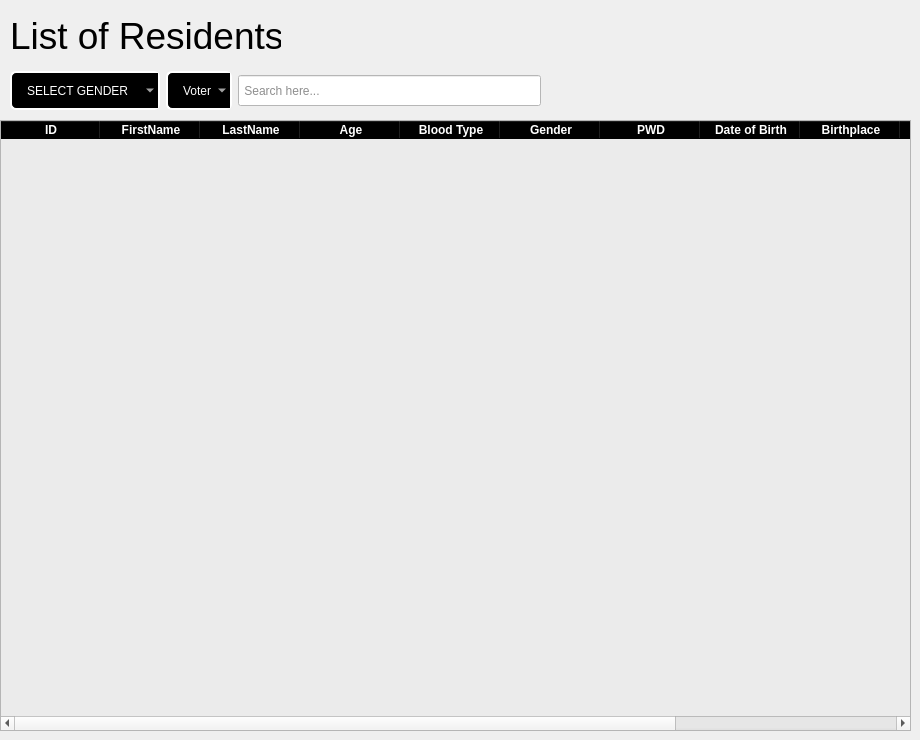
          <widget class="QWidget" name="page_6">
           <widget class="QLabel" name="label_12">
            <property name="geometry">
             <rect>
              <x>10</x>
              <y>10</y>
              <width>271</width>
              <height>51</height>
             </rect>
            </property>
            <property name="font">
             <font>
              <pointsize>28</pointsize>
             </font>
            </property>
            <property name="styleSheet">
             <string notr="true">color: rgb(0, 0, 0);</string>
            </property>
            <property name="text">
             <string>List of Residents</string>
            </property>
           </widget>
           <widget class="QTableWidget" name="residents_table">
            <property name="geometry">
             <rect>
              <x>0</x>
              <y>120</y>
              <width>911</width>
              <height>611</height>
             </rect>
            </property>
            <property name="styleSheet">
             <string notr="true">QTableWidget{background-color: rgb(235, 235, 235);}

QHeaderView::section{

 font-weight:bold;
 background-color:black;
 color:white;

}

</string>
            </property>
            <column>
             <property name="text">
              <string>ID</string>
             </property>
            </column>
            <column>
             <property name="text">
              <string>FirstName</string>
             </property>
            </column>
            <column>
             <property name="text">
              <string>LastName</string>
             </property>
            </column>
            <column>
             <property name="text">
              <string>Age</string>
             </property>
            </column>
            <column>
             <property name="text">
              <string>Blood Type</string>
             </property>
            </column>
            <column>
             <property name="text">
              <string>Gender</string>
             </property>
            </column>
            <column>
             <property name="text">
              <string>PWD</string>
             </property>
            </column>
            <column>
             <property name="text">
              <string>Date of Birth</string>
             </property>
            </column>
            <column>
             <property name="text">
              <string>Birthplace</string>
             </property>
            </column>
            <column>
             <property name="text">
              <string>Address</string>
             </property>
            </column>
            <column>
             <property name="text">
              <string>Contact</string>
             </property>
            </column>
            <column>
             <property name="text">
              <string>Email Address</string>
             </property>
            </column>
           </widget>
           <widget class="QWidget" name="layoutWidget_3">
            <property name="geometry">
             <rect>
              <x>10</x>
              <y>70</y>
              <width>531</width>
              <height>41</height>
             </rect>
            </property>
            <layout class="QHBoxLayout" name="horizontalLayout_8">
             <item>
              <widget class="QComboBox" name="select_residentgender">
               <property name="minimumSize">
                <size>
                 <width>150</width>
                 <height>0</height>
                </size>
               </property>
               <property name="styleSheet">
                <string notr="true">QComboBox{ 
border: 2px solid white;
border-radius:6px;
padding-left: 1px 18px 1px 3px;
height: 35px;
background-color:black;
color:white;
padding-left:15px;
selection-background-color: #298089;
}</string>
               </property>
               <item>
                <property name="text">
                 <string>SELECT GENDER</string>
                </property>
               </item>
               <item>
                <property name="text">
                 <string>Male</string>
                </property>
               </item>
               <item>
                <property name="text">
                 <string>Female</string>
                </property>
               </item>
              </widget>
             </item>
             <item>
              <widget class="QComboBox" name="select_residentvoter">
               <property name="styleSheet">
                <string notr="true">QComboBox{ 
border: 2px solid white;
border-radius:6px;
padding-left: 1px 18px 1px 3px;
height: 35px;
background-color:black;
color:white;
padding-left:15px;
selection-background-color: #298089;
}</string>
               </property>
               <item>
                <property name="text">
                 <string>Voter</string>
                </property>
               </item>
               <item>
                <property name="text">
                 <string>Yes</string>
                </property>
               </item>
               <item>
                <property name="text">
                 <string>No</string>
                </property>
               </item>
              </widget>
             </item>
             <item>
              <widget class="QLineEdit" name="search_resident">
               <property name="minimumSize">
                <size>
                 <width>0</width>
                 <height>31</height>
                </size>
               </property>
               <property name="maximumSize">
                <size>
                 <width>16777215</width>
                 <height>31</height>
                </size>
               </property>
               <property name="styleSheet">
                <string notr="true">background-color: rgb(255, 255, 255);
color: rgb(30, 30, 30);</string>
               </property>
               <property name="text">
                <string/>
               </property>
               <property name="placeholderText">
                <string> Search here...</string>
               </property>
              </widget>
             </item>
            </layout>
           </widget>
          </widget>
